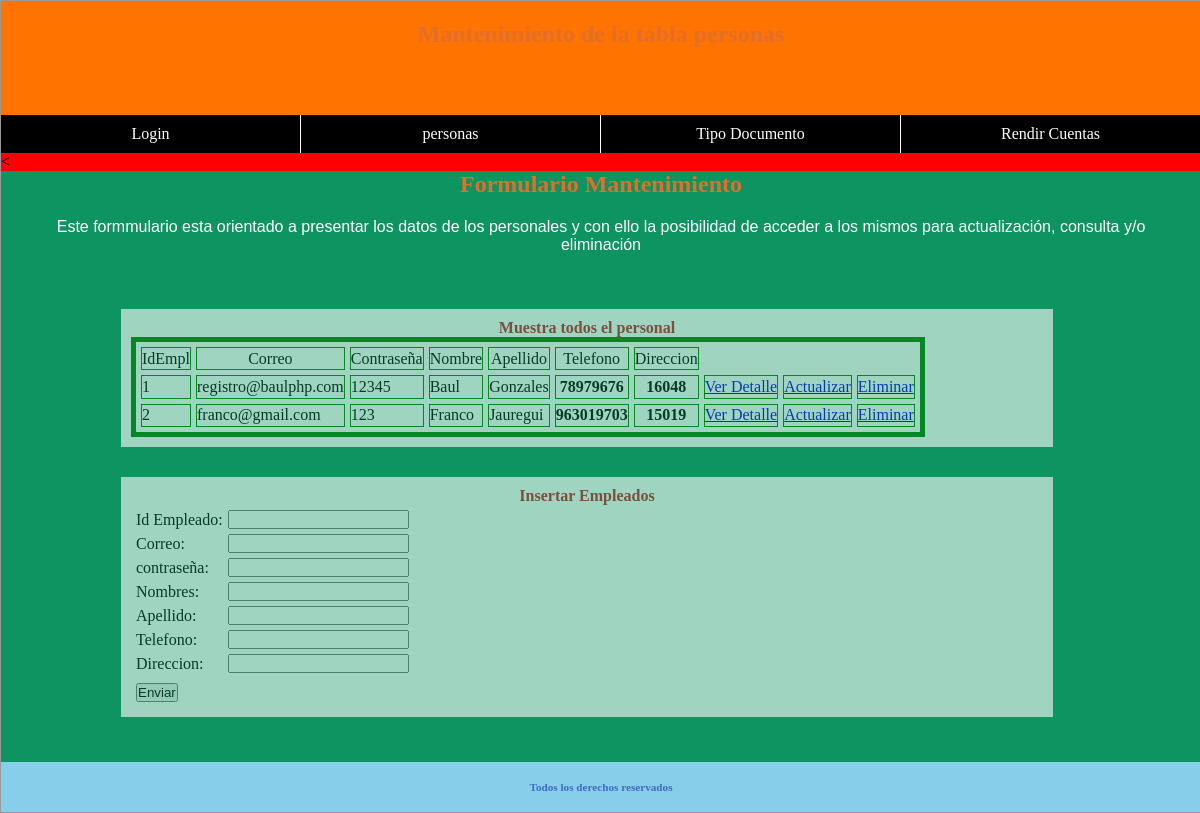
/Alumnos.php, run on the app's committed database.
### tables this page shows
CREATE TABLE `factura_usuarios` (
  `id` int(11) NOT NULL,
  `email` varchar(100) NOT NULL,
  `password` varchar(100) NOT NULL,
  `first_name` varchar(100) NOT NULL,
  `last_name` varchar(100) NOT NULL,
  `mobile` bigint(20) NOT NULL,
  `address` text NOT NULL
);

### Alumnos.php (the view, shortened to what this page needs)
<!doctype html>
<html>
<head>
    <link rel="stylesheet" href="stylealumnos.css">
    <?php
        $usuario = "root";
        $contrasena = "";
        $servidor = "localhost";
        $conexion = mysqli_connect( $servidor, $usuario, $contrasena) or die ("No se ha podido conectar al servidor de Base de datos");
        mysqli_query($conexion,"SET NAMES utf8");
    ?>
</head>
<body>
	<div id="container">
		<header>
			<h1>Mantenimiento de la tabla personas</h1>
			<nav>
				<ul>
					<li><a href="Login.php">Login</a></li><li><a href="Alumnos.php">personas</a></li><li><a href="TipDoc.php">Tipo Documento</a></li><li><a href="invoice_list.php">Rendir Cuentas</a></li><
				</ul>
			</nav>
		</header>
		<section>
			<h1>Formulario Mantenimiento</h1>
			<p id="pnosotros">Este formmulario esta orientado a presentar los datos de los personales y con ello la posibilidad de acceder a los mismos para actualización, consulta y/o eliminación</p>
			<div id="contenido">
                <div id="contenido1" class="contiene">
	                <h2>Muestra todos el personal</h2>
                    <?php
                        $consulta = "SELECT * FROM factura_usuarios";
                        $resultado = mysqli_query( $conexion, $consulta ) or die ("No se ha podido realizar la consulta");
                        echo "<table border=5  cellpadding=5 height=100 cellspacing=5 BORDERCOLOR=green>";
                        echo "<tr>";
                        echo "<td valign='middle' align='center'>IdEmpl</td><td valing='middle' align='center'>Correo</td>";
                        echo "<td valign='middle' align='center'>Contraseña</td><td>Nombre</td>";
                        echo "<td valign='middle' align='center'>Apellido</td><td valing='middle' align='center'>Telefono</td>";
                        echo "<td valign='middle' align='center'>Direccion</td>";
                        echo "</tr>";
                        while ($columna = mysqli_fetch_array( $resultado ))
                        {
                            echo "<tr>";
                            echo "<td>" . $columna['id'] . "</td><td>" . $columna['email'] . "</td>";
                            echo "<td>" . $columna['password'] . "</td><td>" . $columna['first_name'] . "</td>";
                            echo "<td>" . $columna['last_name'] . "</td><th>" . $columna['mobile'] . "</td>";
                            echo "<th>" . $columna['address'] . "</td>";
                            echo "<td><a href='detalle_pers.php?id=".$columna['id']."'>Ver Detalle</a></td>";
                            echo "<td><a href='actualizar_pers.php?id=".$columna['id']."'>Actualizar</a></td>";
                            echo "<td><a href='eliminar_pers.php?id=".$columna['id']."'>Eliminar</a></td>";
                            echo "</tr>";
                        }
                        echo "</table>";
                    ?>
                </div>
                <div id="contenido2" class="contiene">
                	<h2>Insertar Empleados</h2>
                    <table cellpadding="2" cellspacing="5">
                    <form action="insertar_pers.php?ver=1" method="post">
                    <td><label>Id Empleado:</label></td><td><input type="text" name="id"></td>
                    <tr><td><label>Correo:</label></td><td><input type="text" name="email"></td></tr>
                    <tr><td><label>contraseña:</label></td><td><input type="text" name="password"></td></tr>
                    <tr><td><label>Nombres:</label></td><td><input type="text" name="first_name"></td></tr>
                    <tr><td><label>Apellido:</label></td><td><input type="text" name="last_name"></td></tr>
                    <tr><td><label>Telefono:</label></td><td><input type="text" name="mobile"></td></tr>
                    <tr><td><label>Direccion:</label></td><td><input type="text" name="address"></td></tr>
                    <tr><td colspan="2"><input type="submit" value="Enviar"></td></tr>
                    </form>
                    </table>
                </div>
            </div>
		</section>
		<footer>
			<h6>Todos los derechos reservados</h6>
		</footer>
	</div>
</body>
</html>

### stylealumnos.css (style rules this page uses)
* { margin: 0; padding: 0; }
#container { width: 100%; height:auto; border:solid 1px #999; margin: auto; }
#container h1 { font-family:verdana; font-size:1.5em; text-align: center; color: rgb(226, 110, 43); }
#container h2 { font-family:verdana; font-size:1em; text-align: center; color:#bb1717ef; }
header { width:100%; height:150px; background: rgb(255, 115, 0); padding-top:20px; position: relative; }
header nav { width:100%; height:auto; background:red; position:absolute; bottom:0; }
header nav ul li { width:25%; background: #DC393C; display:inline-block; }
header nav ul li a { text-decoration: none; display:block; background: #000; color:#fff; text-align: center; padding: 10px 0 10px 0; border-right: 1px solid #fff; font-family: verdana; font-size:1em; transition: background 1s; }
section { width: auto; height: auto; background: #0e9461; }
section p { width: auto; text-align: justify; padding: 20px 30px 20px 30px; }
footer { width: 100%; height: 50px; background: skyblue; }
footer h6 { font-family:verdana; font-size:0.7em; text-align: center; color:#3f6ac5; line-height: 50px; }
#pnosotros { font-family:Verdana, Geneva, sans-serif; font-size:1em; color:#fff; text-align:center; margin-bottom:20px; }
#contenido { width:80%; height:auto; padding:15px; margin:auto; }
.contiene { width:95%; height:auto; background:#fff; padding:10px; margin-bottom:30px; opacity:0.6; transition:all 0.5s; }

### data on the page
factura_usuarios: id "1", email "registro@baulphp.com", password "12345", first_name "Baul", last_name "Gonzales", mobile "78979676", address "16048"
factura_usuarios: id "2", email "franco@gmail.com", password "123", first_name "Franco", last_name "Jauregui", mobile "963019703", address "15019"
